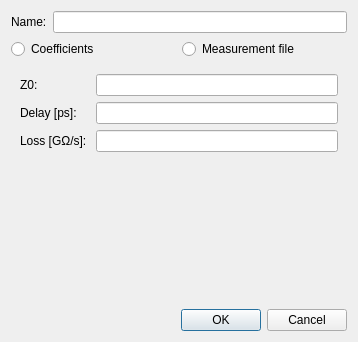
<?xml version="1.0" encoding="UTF-8"?>
<ui version="4.0">
 <class>CalStandardThroughEditDialog</class>
 <widget class="QDialog" name="CalStandardThroughEditDialog">
  <property name="geometry">
   <rect>
    <x>0</x>
    <y>0</y>
    <width>358</width>
    <height>342</height>
   </rect>
  </property>
  <property name="windowTitle">
   <string>Edit Through Standard</string>
  </property>
  <property name="modal">
   <bool>true</bool>
  </property>
  <layout class="QVBoxLayout" name="verticalLayout_2">
   <item>
    <layout class="QFormLayout" name="formLayout_2">
     <item row="0" column="0">
      <widget class="QLabel" name="label">
       <property name="text">
        <string>Name:</string>
       </property>
      </widget>
     </item>
     <item row="0" column="1">
      <widget class="QLineEdit" name="name"/>
     </item>
    </layout>
   </item>
   <item>
    <layout class="QHBoxLayout" name="horizontalLayout">
     <item>
      <widget class="QRadioButton" name="coefficients">
       <property name="text">
        <string>Coefficients</string>
       </property>
       <attribute name="buttonGroup">
        <string notr="true">buttonGroup</string>
       </attribute>
      </widget>
     </item>
     <item>
      <widget class="QRadioButton" name="measurement">
       <property name="text">
        <string>Measurement file</string>
       </property>
       <attribute name="buttonGroup">
        <string notr="true">buttonGroup</string>
       </attribute>
      </widget>
     </item>
    </layout>
   </item>
   <item>
    <widget class="QStackedWidget" name="stackedWidget">
     <property name="currentIndex">
      <number>0</number>
     </property>
     <widget class="QWidget" name="page">
      <layout class="QFormLayout" name="formLayout">
       <item row="0" column="0">
        <widget class="QLabel" name="label_35">
         <property name="text">
          <string>Z0:</string>
         </property>
        </widget>
       </item>
       <item row="0" column="1">
        <widget class="SIUnitEdit" name="Z0">
         <property name="enabled">
          <bool>true</bool>
         </property>
        </widget>
       </item>
       <item row="1" column="0">
        <widget class="QLabel" name="label_21">
         <property name="text">
          <string>Delay [ps]:</string>
         </property>
        </widget>
       </item>
       <item row="1" column="1">
        <widget class="SIUnitEdit" name="delay"/>
       </item>
       <item row="2" column="0">
        <widget class="QLabel" name="label_22">
         <property name="text">
          <string>Loss [GΩ/s]: </string>
         </property>
        </widget>
       </item>
       <item row="2" column="1">
        <widget class="SIUnitEdit" name="loss"/>
       </item>
      </layout>
     </widget>
     <widget class="QWidget" name="page_2">
      <layout class="QVBoxLayout" name="verticalLayout" stretch="0,0,1">
       <item>
        <widget class="QLabel" name="measurementLabel">
         <property name="text">
          <string/>
         </property>
        </widget>
       </item>
       <item>
        <widget class="QPushButton" name="updateFile">
         <property name="enabled">
          <bool>false</bool>
         </property>
         <property name="text">
          <string>Update from file</string>
         </property>
        </widget>
       </item>
       <item>
        <widget class="TouchstoneImport" name="touchstoneImport" native="true"/>
       </item>
      </layout>
     </widget>
    </widget>
   </item>
   <item>
    <widget class="QDialogButtonBox" name="buttonBox">
     <property name="orientation">
      <enum>Qt::Horizontal</enum>
     </property>
     <property name="standardButtons">
      <set>QDialogButtonBox::Cancel|QDialogButtonBox::Ok</set>
     </property>
    </widget>
   </item>
  </layout>
 </widget>
 <customwidgets>
  <customwidget>
   <class>SIUnitEdit</class>
   <extends>QLineEdit</extends>
   <header>CustomWidgets/siunitedit.h</header>
  </customwidget>
  <customwidget>
   <class>TouchstoneImport</class>
   <extends>QWidget</extends>
   <header>CustomWidgets/touchstoneimport.h</header>
   <container>1</container>
  </customwidget>
 </customwidgets>
 <resources/>
 <connections>
  <connection>
   <sender>buttonBox</sender>
   <signal>accepted()</signal>
   <receiver>CalStandardThroughEditDialog</receiver>
   <slot>accept()</slot>
   <hints>
    <hint type="sourcelabel">
     <x>248</x>
     <y>254</y>
    </hint>
    <hint type="destinationlabel">
     <x>157</x>
     <y>274</y>
    </hint>
   </hints>
  </connection>
  <connection>
   <sender>buttonBox</sender>
   <signal>rejected()</signal>
   <receiver>CalStandardThroughEditDialog</receiver>
   <slot>reject()</slot>
   <hints>
    <hint type="sourcelabel">
     <x>316</x>
     <y>260</y>
    </hint>
    <hint type="destinationlabel">
     <x>286</x>
     <y>274</y>
    </hint>
   </hints>
  </connection>
 </connections>
 <buttongroups>
  <buttongroup name="buttonGroup"/>
 </buttongroups>
</ui>
